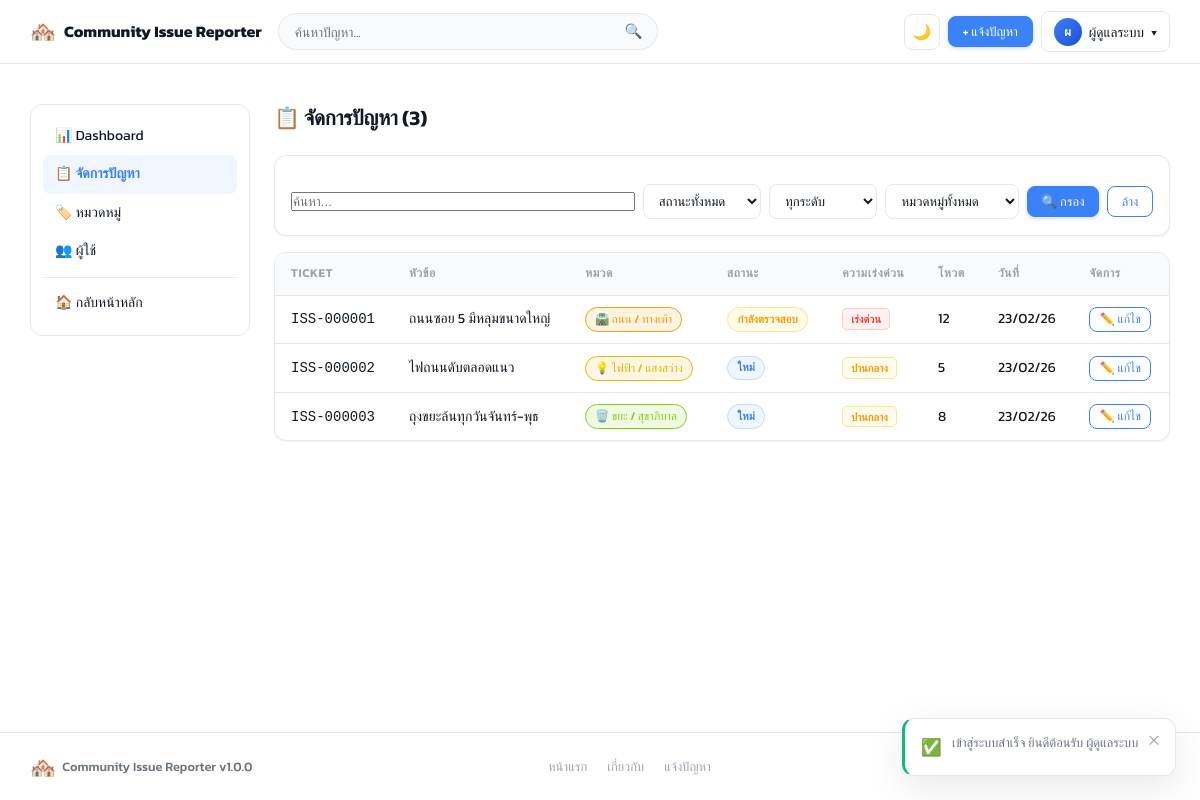
Page /bsu/ITD353/admin/issues (signed in) on the committed database.
### tables this page shows
CREATE TABLE IF NOT EXISTS `issues` (
  `id`            INT UNSIGNED   NOT NULL AUTO_INCREMENT,
  `ticket_id`     VARCHAR(12)    NOT NULL,           
  `user_id`       INT UNSIGNED   NOT NULL,
  `category_id`   INT UNSIGNED   NOT NULL,
  `title`         VARCHAR(200)   NOT NULL,
  `description`   TEXT           NOT NULL,
  `urgency`       ENUM('low','medium','high')   NOT NULL DEFAULT 'medium',
  `status`        ENUM('new','reviewing','in_progress','resolved','rejected')
                                 NOT NULL DEFAULT 'new',
  `location_text` VARCHAR(300)   DEFAULT NULL,
  `latitude`      DECIMAL(10,7)  DEFAULT NULL,
  `longitude`     DECIMAL(10,7)  DEFAULT NULL,
  `admin_note`    TEXT           DEFAULT NULL,
  `is_pinned`     TINYINT(1)     NOT NULL DEFAULT 0,
  `vote_count`    INT UNSIGNED   NOT NULL DEFAULT 0,   
  `created_at`    DATETIME       NOT NULL DEFAULT CURRENT_TIMESTAMP,
  `updated_at`    DATETIME       NOT NULL DEFAULT CURRENT_TIMESTAMP ON UPDATE CURRENT_TIMESTAMP,
  PRIMARY KEY (`id`),
  UNIQUE KEY `uq_ticket` (`ticket_id`),
  KEY `idx_user`     (`user_id`),
  KEY `idx_category` (`category_id`),
  KEY `idx_status`   (`status`),
  KEY `idx_urgency`  (`urgency`),
  KEY `idx_pinned`   (`is_pinned`),
  KEY `idx_created`  (`created_at`),
  CONSTRAINT `fk_issue_user`     FOREIGN KEY (`user_id`)     REFERENCES `users`(`id`)      ON DELETE CASCADE,
  CONSTRAINT `fk_issue_category` FOREIGN KEY (`category_id`) REFERENCES `categories`(`id`) ON DELETE RESTRICT
);

CREATE TABLE IF NOT EXISTS `categories` (
  `id`          INT UNSIGNED  NOT NULL AUTO_INCREMENT,
  `name`        VARCHAR(80)   NOT NULL,
  `slug`        VARCHAR(80)   NOT NULL,
  `icon`        VARCHAR(50)   DEFAULT '📌',
  `color`       VARCHAR(20)   DEFAULT '#3b82f6',
  `sort_order`  INT           NOT NULL DEFAULT 0,
  `is_active`   TINYINT(1)    NOT NULL DEFAULT 1,
  `created_at`  DATETIME      NOT NULL DEFAULT CURRENT_TIMESTAMP,
  PRIMARY KEY (`id`),
  UNIQUE KEY `uq_slug` (`slug`)
);

### app/helpers.php (called while the page is built, shortened)
<?php
function e(mixed $value): string
{
    return htmlspecialchars((string)$value, ENT_QUOTES | ENT_SUBSTITUTE, 'UTF-8');
}
function url(string $path = ''): string
{
    return BASE_URL . '/' . ltrim($path, '/');
}
function paginate(int $total, int $perPage, int $currentPage, string $baseUrl): array
{
    $totalPages = (int)ceil($total / $perPage);
    $currentPage = max(1, min($currentPage, $totalPages ?: 1));
    $offset = ($currentPage - 1) * $perPage;
    return [
        'total'        => $total,
        'per_page'     => $perPage,
        'current_page' => $currentPage,
        'total_pages'  => $totalPages,
        'offset'       => $offset,
        'base_url'     => $baseUrl,
    ];
}
function statusLabel(string $status): string
{
    return match($status) {
        'new'         => 'ใหม่',
        'reviewing'   => 'กำลังตรวจสอบ',
        'in_progress' => 'กำลังดำเนินการ',
        'resolved'    => 'แก้ไขแล้ว',
        'rejected'    => 'ปฏิเสธ',
        default       => $status,
    };
}
function statusClass(string $status): string
{
    return match($status) {
        'new'         => 'badge-new',
        'reviewing'   => 'badge-reviewing',
        'in_progress' => 'badge-inprogress',
        'resolved'    => 'badge-resolved',
        'rejected'    => 'badge-rejected',
        default       => 'badge-new',
    };
}
function urgencyLabel(string $urgency): string
{
    return match($urgency) {
        'low'    => 'ต่ำ',
        'medium' => 'ปานกลาง',
        'high'   => 'เร่งด่วน',
        default  => $urgency,
    };
}
function urgencyClass(string $urgency): string
{
    return match($urgency) {
        'low'    => 'urgency-low',
        'medium' => 'urgency-medium',
        'high'   => 'urgency-high',
        default  => 'urgency-medium',
    };
}
function view(string $template, array $data = []): void
{
    extract($data, EXTR_SKIP);
    $path = APP_PATH . '/views/' . ltrim($template, '/') . '.php';
    require $path;
}

### app/controllers/AdminController.php (called while the page is built, shortened)
<?php
class AdminController
{
    private Issue    $issueModel;
    public function __construct()
    {
        $this->issueModel    = new Issue();
    }
    public function issues(): void
    {
        $filters = [
            'status'      => $_GET['status']   ?? '',
            'urgency'     => $_GET['urgency']  ?? '',
            'category_id' => (int)($_GET['cat'] ?? 0),
            'search'      => trim($_GET['q']   ?? ''),
            'sort'        => $_GET['sort']     ?? 'latest',
        ];
        $page    = max(1, (int)($_GET['page'] ?? 1));
        $perPage = 20;
        $total   = $this->issueModel->count($filters);
        $pag     = paginate($total, $perPage, $page, url('admin/issues') . '?' . http_build_query(array_merge($_GET, ['page' => ''])));
        $issues     = $this->issueModel->list($filters, $perPage, $pag['offset']);
        view('admin/issues', compact('issues','categories','filters','pag'));
    }
}

### app/config.php (called while the page is built, shortened)
<?php
function db(): PDO
{
    static $pdo = null;
    if ($pdo === null) {
        $dsn = sprintf(
            'mysql:host=%s;port=%s;dbname=%s;charset=%s',
            DB_HOST, DB_PORT, DB_NAME, DB_CHARSET
        );
        $options = [
            PDO::ATTR_ERRMODE            => PDO::ERRMODE_EXCEPTION,
            PDO::ATTR_DEFAULT_FETCH_MODE => PDO::FETCH_ASSOC,
            PDO::ATTR_EMULATE_PREPARES   => false,
        ];
        try {
            $pdo = new PDO($dsn, DB_USER, DB_PASS, $options);
        } catch (PDOException $e) {
            if (APP_DEBUG) {
                die('<pre style="color:red">Database Error: ' . $e->getMessage() . '</pre>');
            }
            die('Database connection error. Please try again later.');
        }
    }
    return $pdo;
}

### app/models/Issue.php (called while the page is built, shortened)
<?php
class Issue
{
    private PDO $db;
    public function __construct()
    {
        $this->db = db();
    }
    public function list(array $filters = [], int $limit = 12, int $offset = 0): array
    {
        [$where, $params] = $this->buildWhere($filters);
        $order = $this->buildOrder($filters['sort'] ?? 'latest');
        $stmt = $this->db->prepare(
            "SELECT i.*, c.name AS category_name, c.icon AS category_icon, c.color AS category_color,
                    u.name AS user_name
             FROM issues i
             JOIN categories c ON c.id = i.category_id
             JOIN users u      ON u.id = i.user_id
             $where
             ORDER BY $order
             LIMIT :lim OFFSET :off"
        );
        $stmt->bindValue(':lim', $limit, PDO::PARAM_INT);
        $stmt->bindValue(':off', $offset, PDO::PARAM_INT);
        $stmt->execute();
        return $stmt->fetchAll();
    }
    public function count(array $filters = []): int
    {
        [$where, $params] = $this->buildWhere($filters);
        $stmt = $this->db->prepare("SELECT COUNT(*) FROM issues i $where");
        $stmt->execute();
        return (int)$stmt->fetchColumn();
    }
    private function buildWhere(array $f): array
    {
        $clauses = [];
        $params  = [];
        $where = $clauses ? 'WHERE ' . implode(' AND ', $clauses) : '';
        return [$where, $params];
    }
    private function buildOrder(string $sort): string
    {
        return match($sort) {
            'votes'    => 'i.is_pinned DESC, i.vote_count DESC, i.created_at DESC',
            'oldest'   => 'i.is_pinned DESC, i.created_at ASC',
            default    => 'i.is_pinned DESC, i.created_at DESC',
        };
    }
}

### app/views/admin/issues.php (the view, shortened to what this page needs)
<div class="container admin-layout">
  <aside class="admin-sidebar" aria-label="เมนู Admin">
    <nav>
      <a href="<?= url('admin') ?>"            class="admin-nav-link">📊 Dashboard</a>
      <a href="<?= url('admin/issues') ?>"     class="admin-nav-link active">📋 จัดการปัญหา</a>
      <a href="<?= url('admin/categories') ?>" class="admin-nav-link">🏷️ หมวดหมู่</a>
      <a href="<?= url('admin/users') ?>"      class="admin-nav-link">👥 ผู้ใช้</a>
      <hr><a href="<?= url() ?>" class="admin-nav-link">🏠 กลับหน้าหลัก</a>
    </nav>
  </aside>
  <div class="admin-main">
    <div class="admin-page-header">
      <h1>📋 จัดการปัญหา (<?= $pag['total'] ?>)</h1>
    </div>
    <form method="GET" action="<?= url('admin/issues') ?>" class="filters-form card" style="padding:1rem">
      <div class="filter-row" style="flex-wrap:wrap;gap:.5rem">
        <input type="text" name="q" value="<?= e($filters['search']) ?>" placeholder="ค้นหา..." style="flex:1;min-width:160px">
        <select name="status">
          <option value="">สถานะทั้งหมด</option>
        </select>
        <select name="urgency">
          <option value="">ทุกระดับ</option>
        </select>
        <select name="cat">
          <option value="">หมวดหมู่ทั้งหมด</option>
        </select>
        <button type="submit" class="btn btn-primary btn-sm">🔍 กรอง</button>
        <a href="<?= url('admin/issues') ?>" class="btn btn-outline btn-sm">ล้าง</a>
      </div>
    </form>
    <div class="card" style="margin-top:1rem">
      <?php if (empty($issues)): ?>
      <div class="empty-state-sm"><span>📭</span><p>ไม่พบรายการ</p></div>
      <?php else: ?>
      <div class="table-wrap">
        <table class="data-table">
          <thead>
            <tr>
              <th>Ticket</th><th>หัวข้อ</th><th>หมวด</th>
              <th>สถานะ</th><th>ความเร่งด่วน</th><th>โหวต</th><th>วันที่</th><th>จัดการ</th>
            </tr>
          </thead>
          <tbody>
            <?php foreach ($issues as $i): ?>
            <tr>
              <td><code><?= e($i['ticket_id']) ?></code></td>
              <td>
                <?= e(mb_substr($i['title'],0,40)) ?>
              </td>
              <td>
                <span class="cat-badge" style="background:<?= e($i['category_color']) ?>20;color:<?= e($i['category_color']) ?>;border-color:<?= e($i['category_color']) ?>">
                  <?= e($i['category_icon']) ?> <?= e($i['category_name']) ?>
                </span>
              </td>
              <td><span class="status-pill <?= statusClass($i['status']) ?>"><?= statusLabel($i['status']) ?></span></td>
              <td><span class="urgency-tag <?= urgencyClass($i['urgency']) ?>"><?= urgencyLabel($i['urgency']) ?></span></td>
              <td><?= $i['vote_count'] ?></td>
              <td><?= date('d/m/y', strtotime($i['created_at'])) ?></td>
              <td>
                <a href="<?= url('admin/issues/'.$i['id']) ?>" class="btn btn-outline btn-xs">✏️ แก้ไข</a>
              </td>
            </tr>
            <?php endforeach; ?>
          </tbody>
        </table>
      </div>
      <?php endif; ?>
    </div>
  </div>
</div>

### public/assets/css/app.css (style rules this page uses)
*, *::before, *::after { box-sizing: border-box; margin: 0; padding: 0; }
html { scroll-behavior: smooth; -webkit-text-size-adjust: 100%; }
body { font-family: 'Kanit', system-ui, -apple-system, sans-serif; font-size: 15px; font-weight: 400; line-height: 1.6; color: var(--color-text); background: var(--color-bg); -webkit-font-smoothing: antialiased; transition: background var(--t), color var(--t); }
a { color: var(--color-primary); text-decoration: none; }
h1, h2, h3, h4 { font-weight: 600; line-height: 1.3; letter-spacing: -.01em; color: var(--color-text); }
.container { width: 100%; max-width: var(--max-w); margin-inline: auto; padding-inline: 1.25rem; }
.card { background: var(--color-surface); border: 1px solid var(--color-border); border-radius: var(--r); box-shadow: var(--shadow-xs); overflow: hidden; }
.btn { display: inline-flex; align-items: center; justify-content: center; gap: .4rem; padding: .55rem 1.25rem; border-radius: var(--r-sm); font-family: inherit; font-size: .875rem; font-weight: 500; line-height: 1.4; cursor: pointer; border: 1px solid transparent; transition: var(--t); white-space: nowrap; text-decoration: none; }
.btn-primary { background: var(--color-primary); color: #fff; border-color: var(--color-primary); box-shadow: 0 1px 4px rgba(37,99,235,.25); }
.btn-outline { background: transparent; color: var(--color-primary); border-color: var(--color-primary); }
.btn-sm { padding: .35rem .85rem; font-size: .8rem; }
.btn-xs { padding: .2rem .6rem; font-size: .75rem; }
.filter-row { display: flex; gap: .5rem; margin-top: .75rem; flex-wrap: wrap; align-items: center; }
.filter-row select { padding: .38rem .7rem; font-size: .82rem; border-radius: var(--r-sm); border: 1px solid var(--color-border); background: var(--color-surface); color: var(--color-text); font-family: inherit; cursor: pointer; transition: border-color var(--t); }
.cat-badge { display: inline-flex; align-items: center; gap: .2rem; font-size: .72rem; padding: .15rem .55rem; border-radius: 9999px; font-weight: 500; border: 1px solid currentColor; }
.status-pill { display: inline-flex; align-items: center; font-size: .7rem; padding: .15rem .6rem; border-radius: 9999px; font-weight: 600; border: 1px solid transparent; }
.badge-new { background: #eff6ff; color: var(--c-new); border-color: #bfdbfe; }
.badge-reviewing { background: #fffbeb; color: var(--c-reviewing); border-color: #fde68a; }
.urgency-tag { font-size: .68rem; padding: .12rem .5rem; border-radius: var(--r-xs); font-weight: 600; border: 1px solid transparent; }
.urgency-medium { background: #fffbeb; color: var(--c-medium); border-color: #fde68a; }
.urgency-high { background: #fef2f2; color: var(--c-high); border-color: #fecaca; }
.admin-layout { display: grid; grid-template-columns: 220px 1fr; gap: 1.5rem; align-items: start; padding-top: .5rem; }
.admin-sidebar { background: var(--color-surface); border: 1px solid var(--color-border); border-radius: var(--r); padding: .75rem; position: sticky; top: 76px; }
.admin-nav-link { display: flex; align-items: center; gap: .5rem; padding: .5rem .75rem; border-radius: var(--r-sm); color: var(--color-text); font-size: .875rem; text-decoration: none; transition: var(--t); }
.admin-nav-link.active { background: var(--blue-50); color: var(--color-primary); font-weight: 600; }
.admin-sidebar hr { border: none; border-top: 1px solid var(--color-border); margin: .4rem 0; }
.admin-page-header { display: flex; align-items: center; gap: .75rem; margin-bottom: 1.5rem; flex-wrap: wrap; }
.admin-page-header h1 { font-size: 1.3rem; flex: 1; }
.table-wrap { overflow-x: auto; }
.data-table { width: 100%; border-collapse: collapse; font-size: .875rem; min-width: 500px; }
.data-table th, .data-table td { padding: .7rem 1rem; text-align: left; border-bottom: 1px solid var(--color-border); }
.data-table th { font-weight: 600; background: var(--color-surface-2); color: var(--color-muted); font-size: .75rem; text-transform: uppercase; letter-spacing: .05em; white-space: nowrap; }
.data-table tr:last-child td { border-bottom: none; }

### rows in the picture
issues: id "3", ticket "ISS-000003", title "ถุงขยะล้นทุกวันจันทร์-พุธ", category.icon "🗑️", category.name "ขยะ / สุขาภิบาล", status "ใหม่", urgency "ปานกลาง", vote_count "8", created_at "23/02/26"
issues: ticket "ISS-000001", title "ถนนซอย 5 มีหลุมขนาดใหญ่", category.icon "🛣️", category.name "ถนน / ทางเท้า", status "กำลังตรวจสอบ", urgency "เร่งด่วน", vote_count "12", created_at "23/02/26"
issues: ticket "ISS-000002", title "ไฟถนนดับตลอดแนว", category.icon "💡", category.name "ไฟฟ้า / แสงสว่าง", status "ใหม่", urgency "ปานกลาง", vote_count "5", created_at "23/02/26"

### other values in the picture
APP_NAME "Community Issue Reporter"
mb_substr(e(auth()['name'] ?? '?'), 0, 1) "ผ"
auth()['name'] "ผู้ดูแลระบบ"
APP_VERSION "1.0.0"
